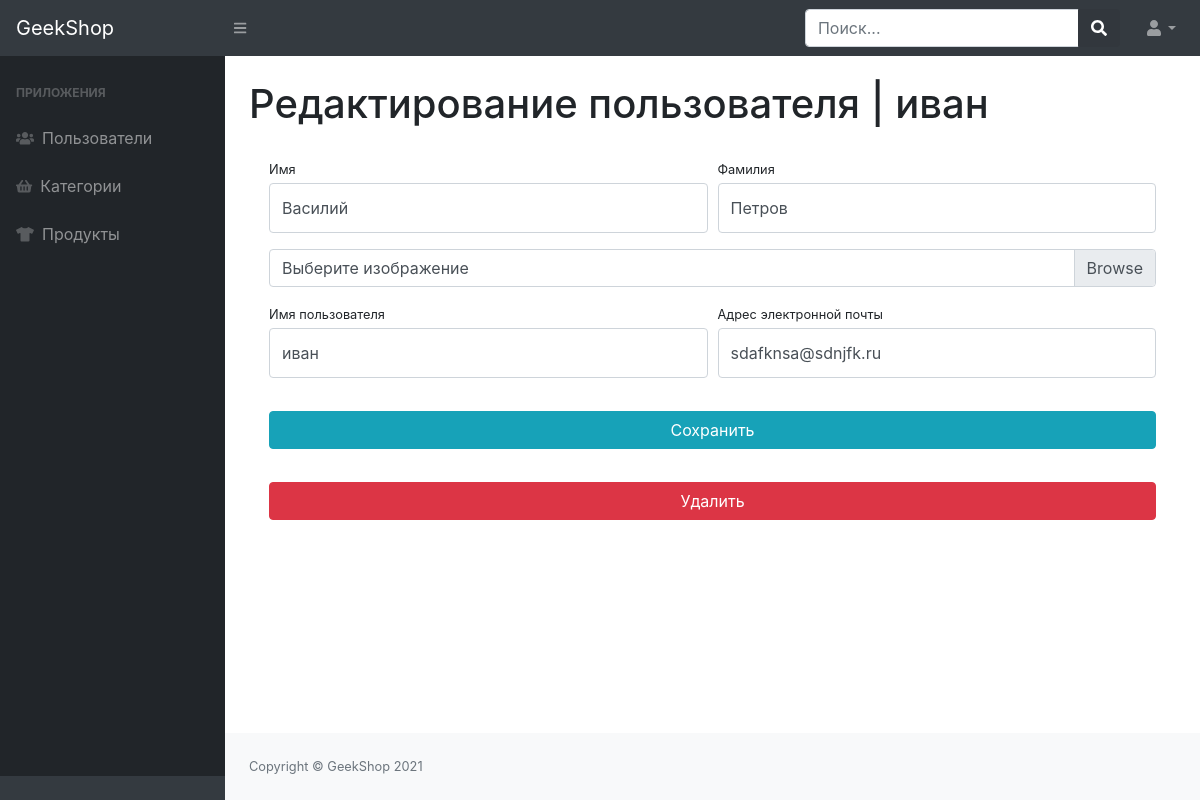
Page /admin-staff/admin-users-update/2/ on the committed database.
### authapp/models.py (models this page shows)
class User(AbstractUser):
    image = models.ImageField(upload_to='users_images', blank=True)

### adminapp/views.py (the view)
# urls.py: path('admin-users-update/<int:pk>/', UserUpdateView.as_view(), name='admin_users_update'),
class UserUpdateView(UpdateView):
    model = User
    template_name = 'adminapp/admin-users-update-delete.html'
    success_url = reverse_lazy('admin_staff:admin_users_read')
    form_class = UserAdminProfileForm
    def get_context_data(self, **kwargs):
        context = super(UserUpdateView, self).get_context_data(**kwargs)
        context['title'] = 'GeekShop Admin - Редактирование пользователя'
        return context

### adminapp/forms.py
class UserAdminProfileForm(UserProfileForm):
    username = forms.CharField(widget=forms.TextInput(attrs={'class': 'form-control py-4'}))
    email = forms.CharField(widget=forms.EmailInput(attrs={'class': 'form-control py-4'}))

### adminapp/templates/adminapp/admin-users-update-delete.html (shortened to what this page needs)
{% extends 'adminapp/base.html' %}
{% block content %}
    <h1 class="mt-4">Редактирование пользователя | {{ user.username }}</h1>
    <div class="card-body">
        <form action="{% url 'admin_staff:admin_users_update' user.id %}" method="post"
              enctype="multipart/form-data">
            <div class="form-row">
                <div class="col-lg-6">
                    <div class="form-group">
                        <label class="small mb-1" for="{{ form.first_name.id_for_label }}">Имя</label>
                        {{ form.first_name }}
                    </div>
                </div>
                <div class="col-lg-6">
                    <div class="form-group">
                        <label class="small mb-1" for="{{ form.last_name.id_for_label }}">Фамилия</label>
                        {{ form.last_name }}
                    </div>
                </div>
            </div>
            <div class="form-row mb-2">
                <div class="col-lg-12">
                    <div class="custom-file">
                        <label class="custom-file-label" for="{{ form.avatar.id_for_label }}">Выберите
                            изображение</label>
                    </div>
                </div>
            </div>
            <div class="form-row">
                <div class="col-lg-6">
                    <label class="small mb-1" for="{{ form.username.id_for_label }}">Имя пользователя</label>
                    {{ form.username }}
                </div>
                <div class="col-lg-6">
                    <label class="small mb-1" for="{{ form.email.id_for_label }}">Адрес электронной
                        почты</label>
                    {{ form.email }}
                </div>
            </div>
            <div class="form-row">
                <div class="col-lg-12" style="margin-top: 33px;">
                    <input class="btn btn-info btn-block" type="submit" value="Сохранить">
                </div>
            </div>
        </form>
        <div class="row">
            <div class="col-lg-12" style="margin-top: 33px;">
                <form action="{% url 'admin_staff:admin_users_remove' user.id %}" method="post">
                    <input type="submit" value="Удалить" class="btn btn-danger btn-block">
                </form>
            </div>
        </div>
    </div>
{% endblock %}

### rows in the picture
User: username "иван", first_name "Василий", last_name "Петров", email "sdafknsa@sdnjfk.ru"
